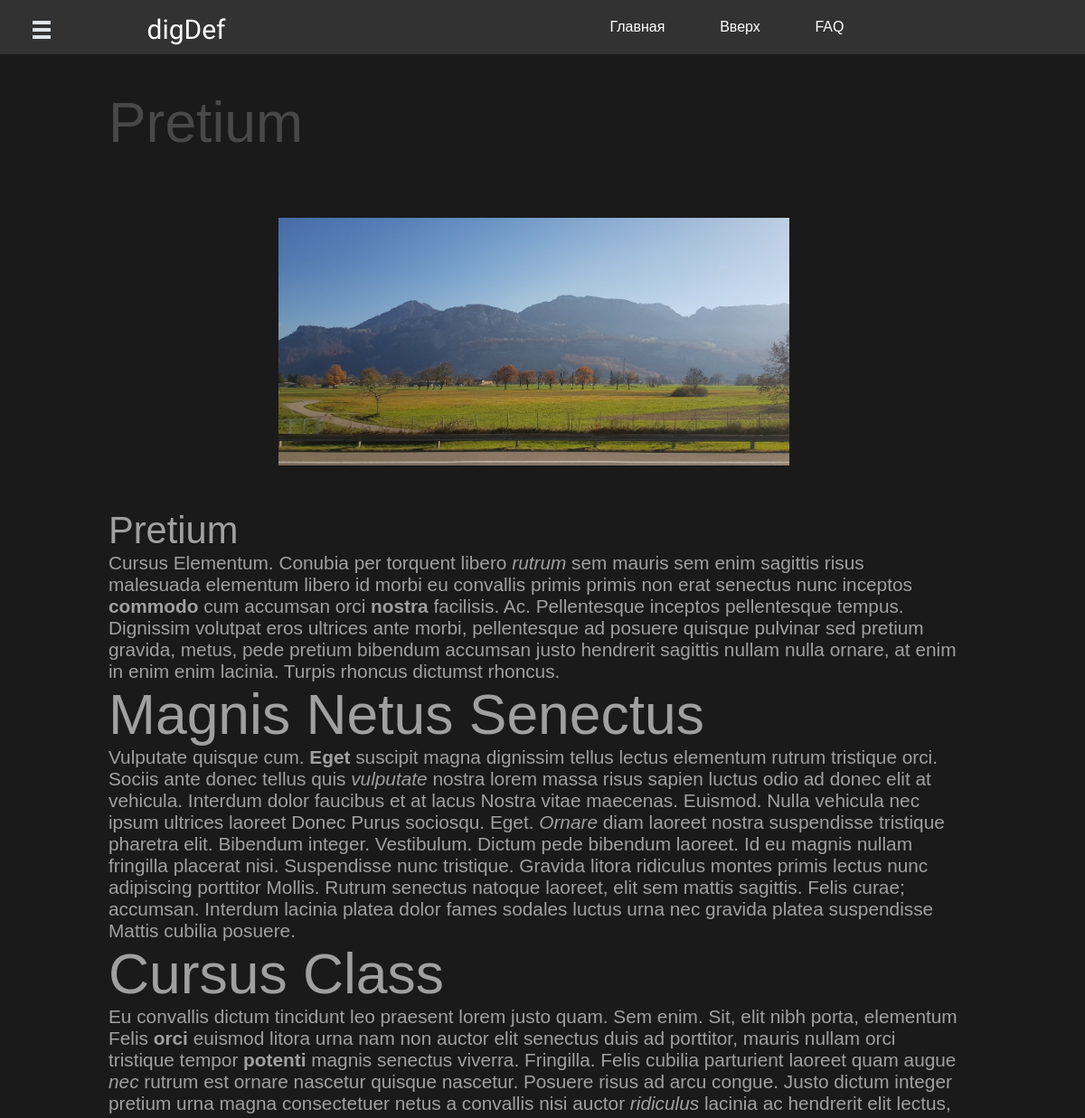
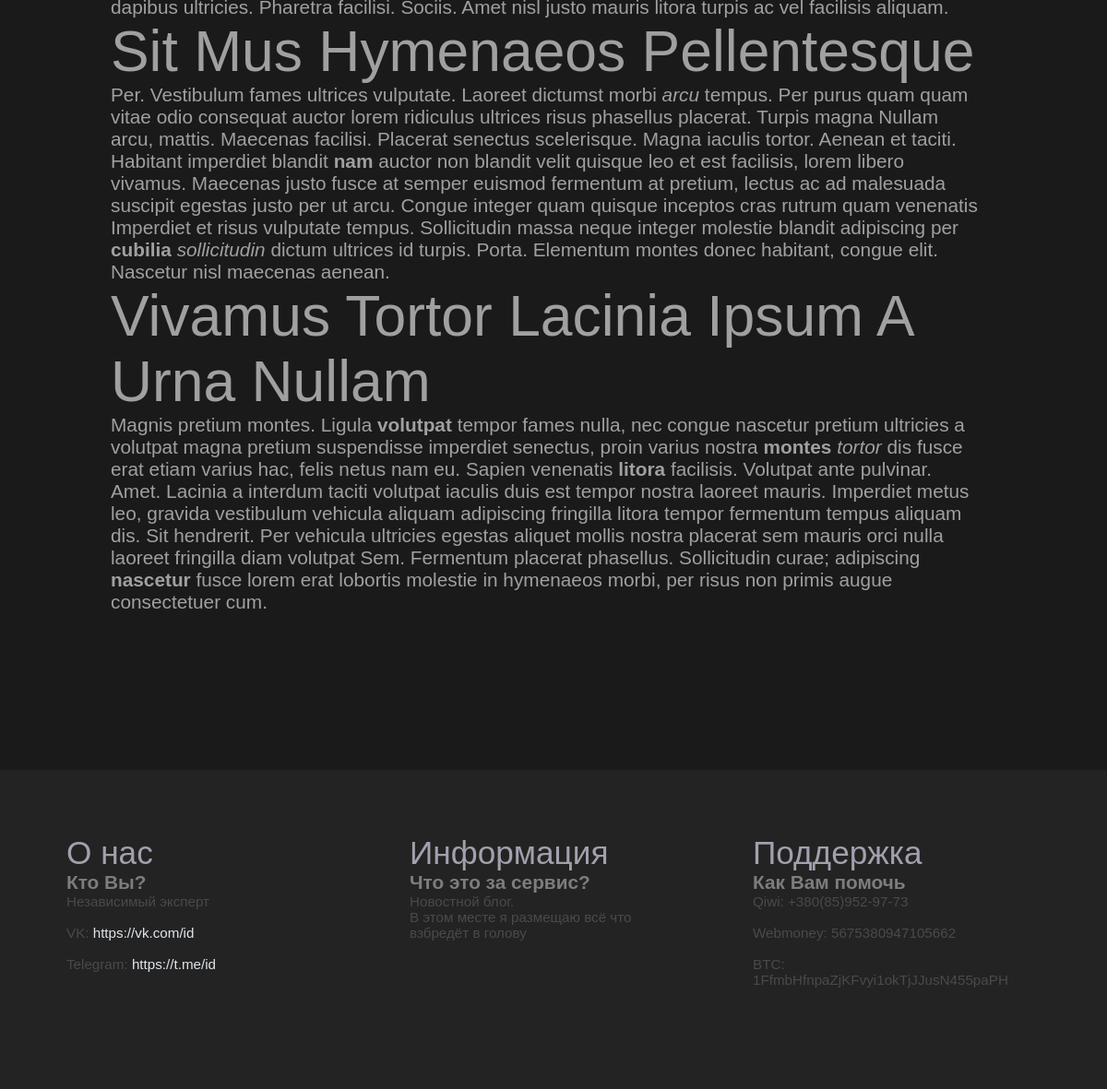
The app's page /article.php?id=10 with its own data (2 pictures, top to bottom).
### tables this page shows
CREATE TABLE `articles` (
  `id` int(11) NOT NULL,
  `title` varchar(300) DEFAULT NULL,
  `img` varchar(255) DEFAULT NULL,
  `text` text
);

### article.php (the view, shortened to what this page needs)
<?php
require"includes/config.php";
?>
<!DOCTYPE html>
<html>
<head>
	<link rel="stylesheet" type="text/css" href="css/main.css" id="changeable_styles"></link>
</head>
</head>
<body>
	<?php include "includes/header/article-header.php" ?>
	<?php
		$article = mysqli_query($connection, "SELECT * FROM `articles` WHERE `id` = ".(int) $_GET['id']);
		if (mysqli_num_rows($article) <= 0) {
	?>
	<div id="article-main">
		<div class="article-intro">
			<h2>Статья не найдена !!!</h2>
			<img style="max-width: 60%; max-height: 60%;" src="img/not.png">
		</div>
	</div>
	<?php
		}
		else{
			$art = mysqli_fetch_assoc($article);
	?>
			<div id="article-main">
				<div class="article-intro">
					<h2><?php echo $art['title']; ?></h2>
				</div>
				<div class="article-text">
					<img id="article_img" src="img/<?php echo $art['img'];?>"><br>
					<span><br>
						<?php echo $art['text']; ?>
					</span>
				</div>
			</div>
	<?php
		}
	?>
	<?php include "includes/footer.php" ?>
</body>
</html>

### css/main.css (style rules this page uses)
* { padding: 0; margin: 0; }
body, html { width: 100%; height: 100%; }
body { background-color: #1A1A1A; font-family: Trebuchet MS, Helvetica; }
h1, h2, h3, h4, h5 { font-weight: lighter; }
img { width:100%; height:auto; display: block; margin: 0 auto; }
#article-main { float: left; color: #484848; font-size: 1.3em; }
@media (max-width: 1400px) { #article-main { padding: 100px 10%; width: 80%; } }
@media (max-width: 1400px) { #article-main div { width: 98%!important; margin-bottom: 20px; } }
@media (max-width: 1400px) { #article_img { max-width: 60%; max-height: 60%; } }
#article-main div { width: 48%; margin-right: 2%; float: left; padding-bottom: 50px; }
#article-main h2 { font-size: 3em; }
#article-main span { color: #a0a0a0; }

### records on screen
articles: title "Pretium", img (picture), text "Pretium Cursus Elementum. Conubia per torquent libero rutrum sem mauris sem enim sagittis risus malesuada elementum libero id morbi eu convallis primis primis non erat senectus nunc inceptos commodo cum accumsan orci nostra facilisis. Ac. Pellentesque inceptos pellentesque tempus. Dignissim volutpat eros ultrices ante morbi, pellentesque ad posuere quisque pulvinar sed pretium gravida, metus, pede pretium bibendum accumsan justo hendrerit sagittis nullam nulla ornare, at enim in enim enim lacinia. Turpis rhoncus dictumst rhoncus. Magnis Netus Senectus Vulputate quisque cum. Eget suscipit magna dignissim tellus lectus elementum rutrum tristique orci. Sociis ante donec tellus quis vulputate…"
